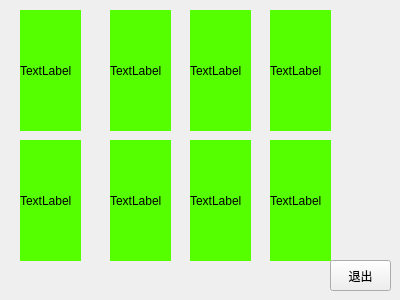
<?xml version="1.0" encoding="UTF-8"?>
<ui version="4.0">
 <class>Parkingspace</class>
 <widget class="QWidget" name="Parkingspace">
  <property name="geometry">
   <rect>
    <x>0</x>
    <y>0</y>
    <width>400</width>
    <height>300</height>
   </rect>
  </property>
  <property name="minimumSize">
   <size>
    <width>400</width>
    <height>300</height>
   </size>
  </property>
  <property name="maximumSize">
   <size>
    <width>400</width>
    <height>300</height>
   </size>
  </property>
  <property name="windowTitle">
   <string>Form</string>
  </property>
  <widget class="QLabel" name="label">
   <property name="geometry">
    <rect>
     <x>20</x>
     <y>10</y>
     <width>61</width>
     <height>121</height>
    </rect>
   </property>
   <property name="styleSheet">
    <string notr="true">background-color: rgb(85, 255, 0);</string>
   </property>
   <property name="text">
    <string>TextLabel</string>
   </property>
  </widget>
  <widget class="QLabel" name="label_2">
   <property name="geometry">
    <rect>
     <x>110</x>
     <y>10</y>
     <width>61</width>
     <height>121</height>
    </rect>
   </property>
   <property name="styleSheet">
    <string notr="true">background-color: rgb(85, 255, 0);</string>
   </property>
   <property name="text">
    <string>TextLabel</string>
   </property>
  </widget>
  <widget class="QLabel" name="label_3">
   <property name="geometry">
    <rect>
     <x>190</x>
     <y>10</y>
     <width>61</width>
     <height>121</height>
    </rect>
   </property>
   <property name="styleSheet">
    <string notr="true">background-color: rgb(85, 255, 0);</string>
   </property>
   <property name="text">
    <string>TextLabel</string>
   </property>
  </widget>
  <widget class="QLabel" name="label_4">
   <property name="geometry">
    <rect>
     <x>270</x>
     <y>10</y>
     <width>61</width>
     <height>121</height>
    </rect>
   </property>
   <property name="styleSheet">
    <string notr="true">background-color: rgb(85, 255, 0);</string>
   </property>
   <property name="text">
    <string>TextLabel</string>
   </property>
  </widget>
  <widget class="QLabel" name="label_5">
   <property name="geometry">
    <rect>
     <x>20</x>
     <y>140</y>
     <width>61</width>
     <height>121</height>
    </rect>
   </property>
   <property name="styleSheet">
    <string notr="true">background-color: rgb(85, 255, 0);</string>
   </property>
   <property name="text">
    <string>TextLabel</string>
   </property>
  </widget>
  <widget class="QLabel" name="label_6">
   <property name="geometry">
    <rect>
     <x>110</x>
     <y>140</y>
     <width>61</width>
     <height>121</height>
    </rect>
   </property>
   <property name="styleSheet">
    <string notr="true">background-color: rgb(85, 255, 0);</string>
   </property>
   <property name="text">
    <string>TextLabel</string>
   </property>
  </widget>
  <widget class="QLabel" name="label_7">
   <property name="geometry">
    <rect>
     <x>190</x>
     <y>140</y>
     <width>61</width>
     <height>121</height>
    </rect>
   </property>
   <property name="styleSheet">
    <string notr="true">background-color: rgb(85, 255, 0);</string>
   </property>
   <property name="text">
    <string>TextLabel</string>
   </property>
  </widget>
  <widget class="QLabel" name="label_8">
   <property name="geometry">
    <rect>
     <x>270</x>
     <y>140</y>
     <width>61</width>
     <height>121</height>
    </rect>
   </property>
   <property name="styleSheet">
    <string notr="true">background-color: rgb(85, 255, 0);</string>
   </property>
   <property name="text">
    <string>TextLabel</string>
   </property>
  </widget>
  <widget class="QPushButton" name="pb_exit">
   <property name="geometry">
    <rect>
     <x>330</x>
     <y>260</y>
     <width>61</width>
     <height>31</height>
    </rect>
   </property>
   <property name="text">
    <string>退出</string>
   </property>
  </widget>
 </widget>
 <resources/>
 <connections/>
</ui>
